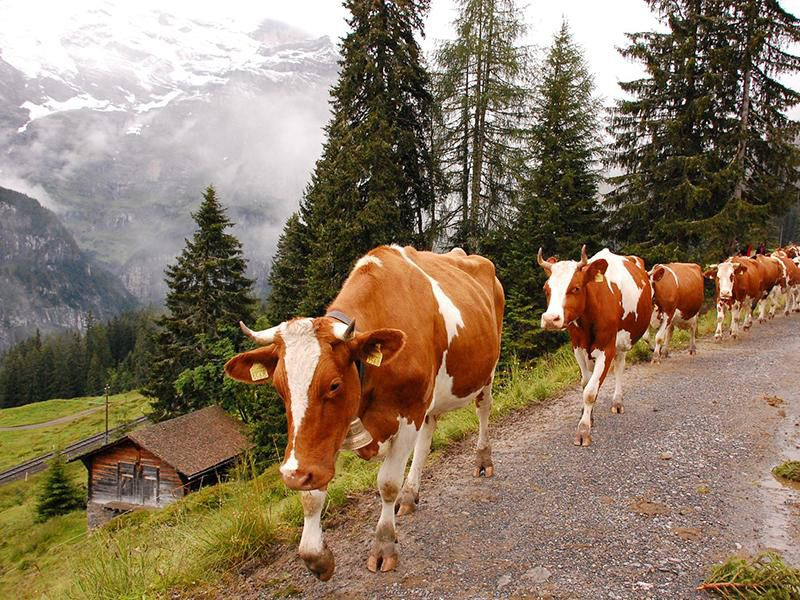
#> input picture 03_lab/swisscows_edit.jpg, 800 x 600 px
$ jupyter execute PCA_SVD.ipynb   (shell and % lines are left out)   (older library calls are emulated)
#> lines starting #> are read from the running program, lines starting #| are printed output that depends on the picture
<a href="https://colab.research.google.com/github/yandexdataschool/MLatImperial2021/blob/master/03_lab/PCA_SVD.ipynb" target="_parent"></a>

[cell 1]
import scipy as sp
import numpy as np
import scipy.linalg as sla
import scipy.sparse as sps
import scipy.sparse.linalg as spla

import matplotlib.pyplot as plt
%pylab inline

import pandas as pd

# PCA

We have a object - feature matrix $F$ of size l x n,

For the PCA the main task is to find such weight matrix $W$ such that

$$
G = FW
$$

and each column-vector of G is a principal component, that maximises the residual variance of the data.

$$
argmax_w \sum_{i=1}^l G^2_{i1} = argmax_w \sum_{i=1}^l (FW)^2_{ij}

$$

where $G$ - matrix of principle components of size l x m, $W$ is transformation matrix of size n x m from old features to new.

Why do we maximis this objective?

Hint:

$$
Var(Z) = E[(Z - E[Z])^2]
$$

Columns of matrix $W$ represent principal axis in the feature space.

[cell 2]
import numpy as np
import matplotlib.pyplot as plt
from sklearn import datasets
from sklearn.model_selection import train_test_split
from sklearn.decomposition import PCA
from sklearn.discriminant_analysis import LinearDiscriminantAnalysis
from sklearn.neighbors import KNeighborsClassifier
from sklearn.pipeline import make_pipeline
from sklearn.preprocessing import StandardScaler
random_state = 0

# Load Digits dataset
X, y = datasets.load_digits(return_X_y=True)

# Split into train/test
X_train, X_test, y_train, y_test = \
    train_test_split(X, y, test_size=0.5, stratify=y,
                     random_state=random_state)

Here we will study the something like mnist dataset - images of numbers from 0 to 9. each of which is size 8x8 pixels

[cell 3]
X.shape, y.shape

[cell 4]
from mpl_toolkits.axes_grid1 import ImageGrid
fig = plt.figure(1,(10,10))
grid = ImageGrid(fig, 111,
                 nrows_ncols=(2,7),
                 axes_pad=0.1,
                 )
for i in range(14):
    image = X[i,:].squeeze().reshape(8,8)
    grid[i].imshow(image,cmap='gray',interpolation='none')
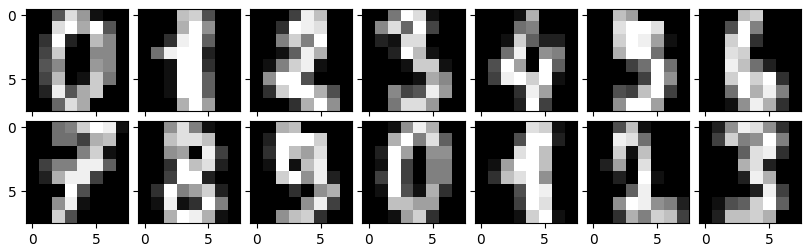
#> figure drawn by matplotlib, 14 panels

We can combine all the data preporcessing and algorithm we want to fit with sklearn make_pipeline tool. Thats comes very handy once you want to write more maintainable code and will be easy to check for bugs and change.

[cell 5]
dim = len(X[0])
n_classes = len(np.unique(y))

n_neighbors = 3
n_components = 2

# Reduce dimension to 2 with PCA


knn_pca = make_pipeline(StandardScaler(),
                    PCA(n_components=n_components, random_state=1543),
                    KNeighborsClassifier(n_neighbors=n_neighbors))

# Fit the method's model
knn_pca.fit(X_train, y_train)

acc_knn = knn_pca.score(X_test, y_test)

# Embed the data set in 2 dimensions using the fitted model
X_transformed = knn_pca[:-1].transform(X)

# Plot the projected points and show the evaluation score
plt.figure()
plt.scatter(X_transformed[:, 0], X_transformed[:, 1], c=y, s=30, cmap='Set1')
plt.title("{}, KNN (k={})\nTest accuracy = {:.2f}".format("KNN",
                                                          n_neighbors,
                                                          acc_knn))
plt.show()
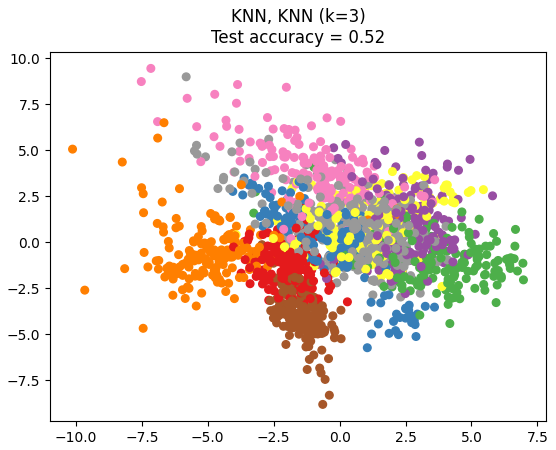
#> figure drawn by matplotlib, 1 panel

[cell 6]
def calculate_score(n_neighbors, n_components):
    ### In this function, implement fitting a pipeline
    ### with a given number or neighbors and pca components
    ### on the train data
    ### and evaluating it on the test data.

    knn_pca = make_pipeline(StandardScaler(),
                    PCA(n_components=n_components, random_state=1543),
                    KNeighborsClassifier(n_neighbors=n_neighbors))

    ### Return the test score
    # Wait by where is X_train? and X_test? will this function run?
    knn_pca.fit(X_train, y_train)
    return knn_pca.score(X_test, y_test)

plot the dependence of the score on the n_neigbours and n_components

[cell 7]
results = []

neighbors = range(1, 21)
components = range(1, 16)

for n_n in neighbors:
    for n_c in components:
        results.append(calculate_score(n_n, n_c))

x_pos, y_pos = np.meshgrid(components, neighbors)
plt.figure(figsize=(12,6))
plt.contourf(x_pos, y_pos, np.array(results).reshape(x_pos.shape), levels=100);
plt.colorbar()
plt.xlabel("N_components",fontsize=19)
plt.ylabel("N_neigbours",fontsize=19);
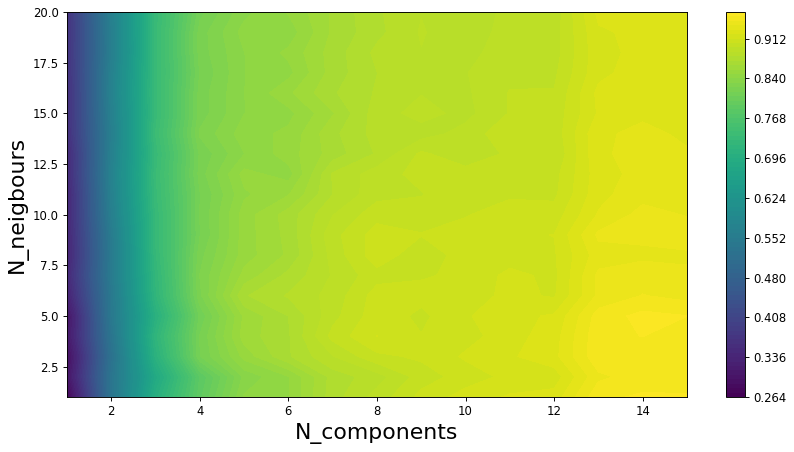
#> figure drawn by matplotlib, 2 panels

### Lets take another dataset of wines and see the effect of the data standatisation

[cell 8]
from __future__ import print_function
from sklearn.model_selection import train_test_split
from sklearn.preprocessing import StandardScaler
from sklearn.decomposition import PCA
from sklearn.naive_bayes import GaussianNB
from sklearn import metrics
import matplotlib.pyplot as plt
from sklearn.datasets import load_wine
from sklearn.pipeline import make_pipeline
print(__doc__)

# Code source: Tyler Lanigan <tylerlanigan@gmail.com>
#              Sebastian Raschka <mail@sebastianraschka.com>

# License: BSD 3 clause

RANDOM_STATE = 42
FIG_SIZE = (10, 7)

features = pd.DataFrame(load_wine(return_X_y=False)['data'],
                        columns=load_wine(return_X_y=False)['feature_names'])

target = load_wine(return_X_y=False)['target']
features.head(5)

[cell 9]
# Make a train/test split using 30% test size
X_train, X_test, y_train, y_test = train_test_split(features, target,
                                                    test_size=0.30,
                                                    random_state=RANDOM_STATE)

OK, now when you now how to make pipeline, make pipeline with standard scaler and PCA and just PCA

[cell 10]
# Fit to data and predict using pipelined PCA.
# Fit to data and predict using pipelined PCA.
unscaled_clf = make_pipeline(PCA(n_components=None))
unscaled_clf.fit(X_train, y_train)

# Fit to data and predict using pipelined scaling, PCA.
std_clf = make_pipeline(StandardScaler(), PCA(n_components=None))
std_clf.fit(X_train, y_train)


# Extract PCA from pipeline
pca = unscaled_clf.named_steps['pca']
pca_std = std_clf.named_steps['pca']

[cell 11]
# Show first principal components
print('\nPC 1 without scaling:\n', pca.components_[0])
print('\nPC 1 with scaling:\n', pca_std.components_[0])

# Use PCA without and with scale on X_train data for visualization.
X_train_transformed = pca.transform(X_train)
scaler = std_clf.named_steps['standardscaler']
X_train_std_transformed = pca_std.transform(scaler.transform(X_train))

# visualize standardized vs. untouched dataset with PCA performed
fig, (ax1, ax2) = plt.subplots(ncols=2, figsize=FIG_SIZE)


for l, c, m in zip(range(0, 3), ('blue', 'red', 'green'), ('^', 's', 'o')):
    ax1.scatter(X_train_transformed[y_train == l, 0],
                X_train_transformed[y_train == l, 1],
                color=c,
                label='class %s' % l,
                alpha=0.5,
                marker=m
                )

for l, c, m in zip(range(0, 3), ('blue', 'red', 'green'), ('^', 's', 'o')):
    ax2.scatter(X_train_std_transformed[y_train == l, 0],
                X_train_std_transformed[y_train == l, 1],
                color=c,
                label='class %s' % l,
                alpha=0.5,
                marker=m
                )

ax1.set_title('Training dataset after PCA')
ax2.set_title('Standardized training dataset after PCA')

for ax in (ax1, ax2):
    ax.set_xlabel('1st principal component')
    ax.set_ylabel('2nd principal component')
    ax.legend(loc='upper right')
    ax.grid()

plt.tight_layout()

plt.show()
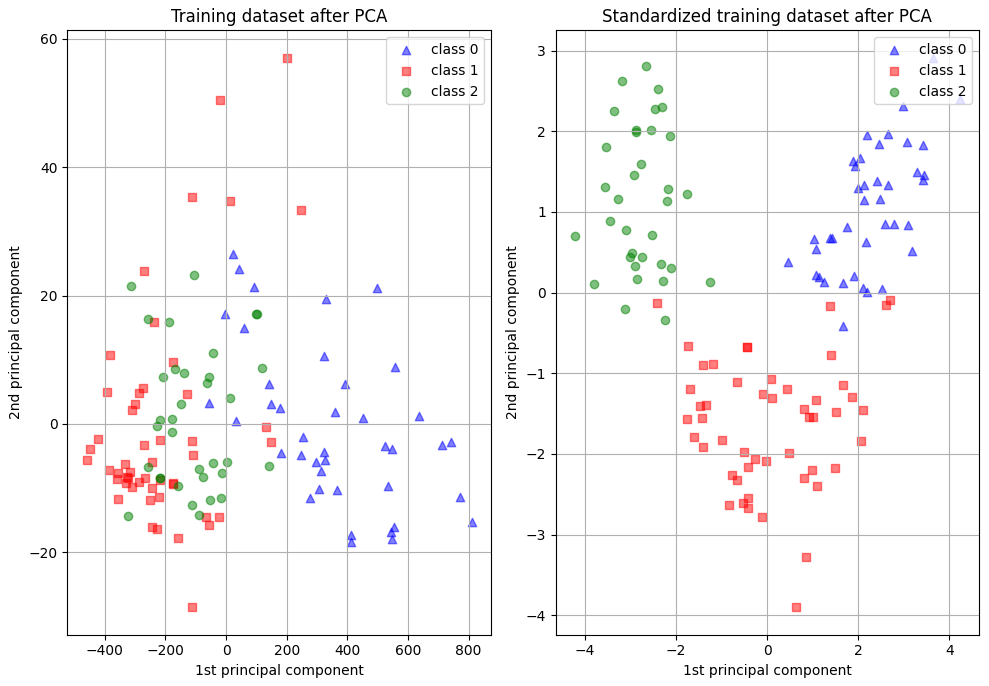
#> figure drawn by matplotlib, 2 panels

[cell 12]
### Plot the variance ratio explained vs number components. Use the availible PCA class methods to do that.

[cell 13]
plt.figure(figsize=(12,6))
plt.plot(range(pca_std.n_components_), pca_std.explained_variance_ratio_)
plt.ylabel("vairance ratio")
plt.xlabel("# components")
plt.grid()
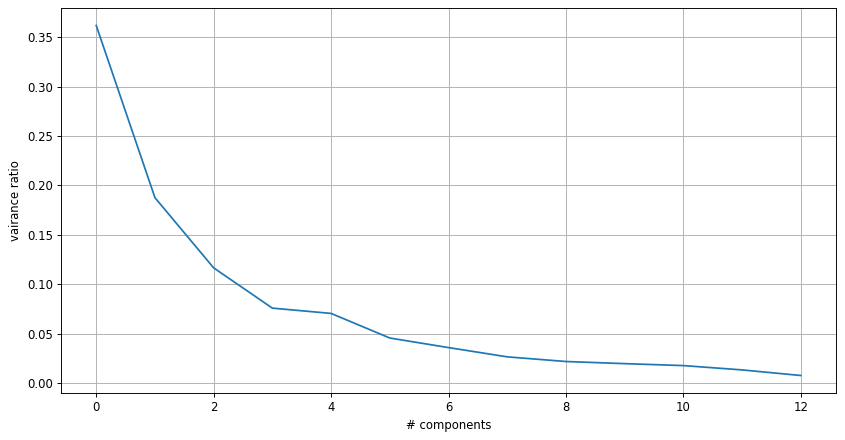
#> figure drawn by matplotlib, 1 panel; curve peaks at x = 0, y = 0.362

# SVD decomposition

if M is m x n matrix over field K, there is exists factorisation of it:

$$
M = U * S * V^{\dagger}, where
$$
- $U$ - is m x m unitary matrix over K,
- $S$ - is diagonal m x n matrix with non-negative real numbers,
- $V$ - is n x n unitary matrix over K.

The values $s_i$ of matrix S are known as singular values of M.
This decomposition is called Singular Value Decomposition - SVD.

Columns of $U$ anv $V$ are called left and right singular vectors of $M$:
$$
M v = s u, \
M^{\dagger} u = sv
$$

Various application in mathematics and optimisation - pseudo-inverse computation, low rank factorisation, application in solving systems of equations ...

If we define matrix $M$ to be $F$, and

$$
G = U * S,
$$

we will get full PCA decomposition, where weight matrix $W$ is now $V$.

So, to get first K principal components we will just take first K columns of matrix $S * U$.

#### We can also look at those components in the initial basis of M. To do that we multiply them to the firt K rows of matrix $V^{\dagger}$.

[cell 14]
from PIL import Image
from matplotlib.pyplot import imread
from skimage import color


img = color.rgb2grey(imread(r'swisscows_edit.jpg'))
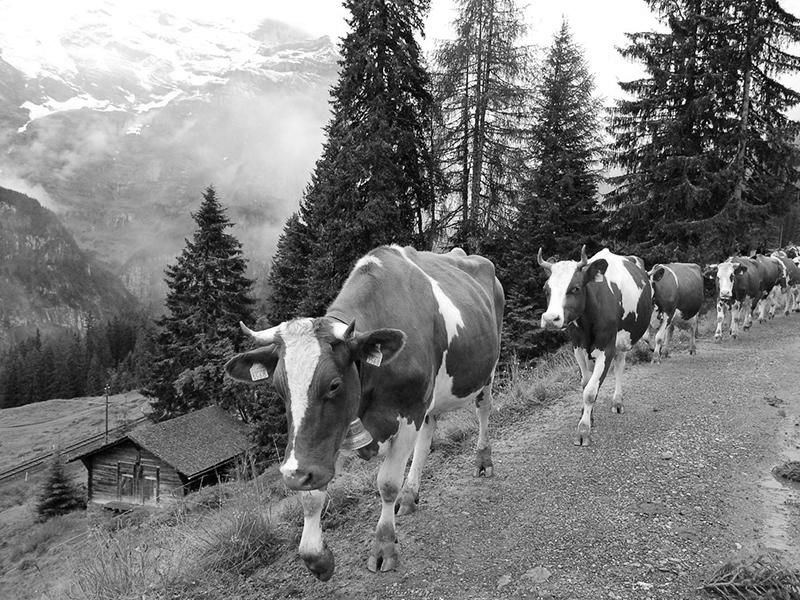
#> img: shape (600, 800) float64; min 0, max 1, mean 0.481
img.shape
#> Out = (600, 800)

[cell 15]
imgplot = plt.imshow(img, cmap='Greys_r')

# PCA via SVD for compression

We will use svd from scipy package

[cell 16]
U, s, V_h = sla.svd(img, full_matrices=False)
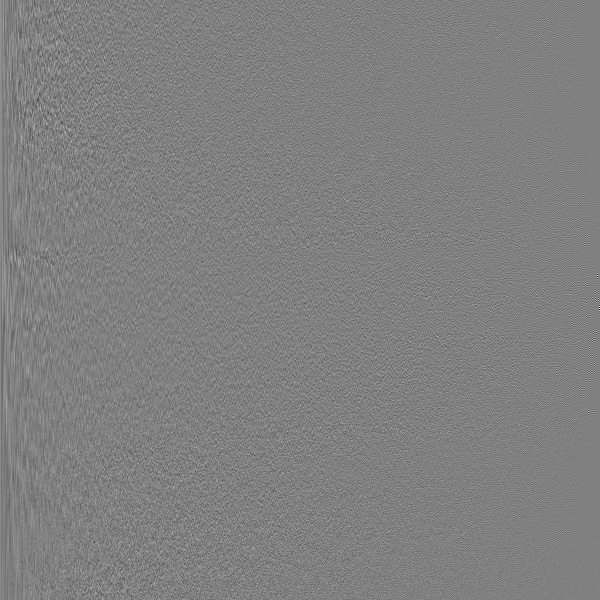
#> U: shape (600, 600) float64; min -0.478, max 0.472, mean 5.4e-05; drawn with min black and max white
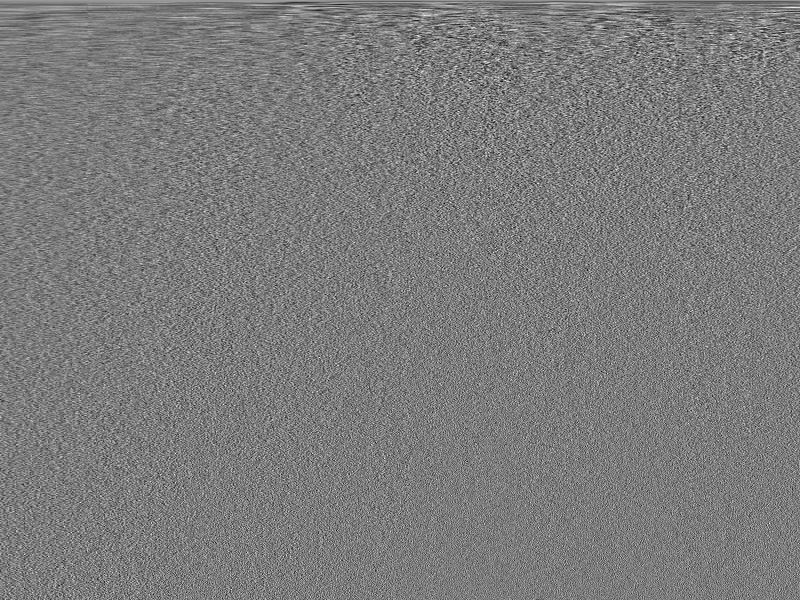
#> V_h: shape (600, 800) float64; min -0.174, max 0.183, mean 3.9e-05; drawn with min black and max white
#> s = 600 values, max 349.4 at index 0, min 0.0331 at index 599, mean 3.47
print(U.shape, s.shape, V_h.shape)
#| (600, 600) (600,) (600, 800)
